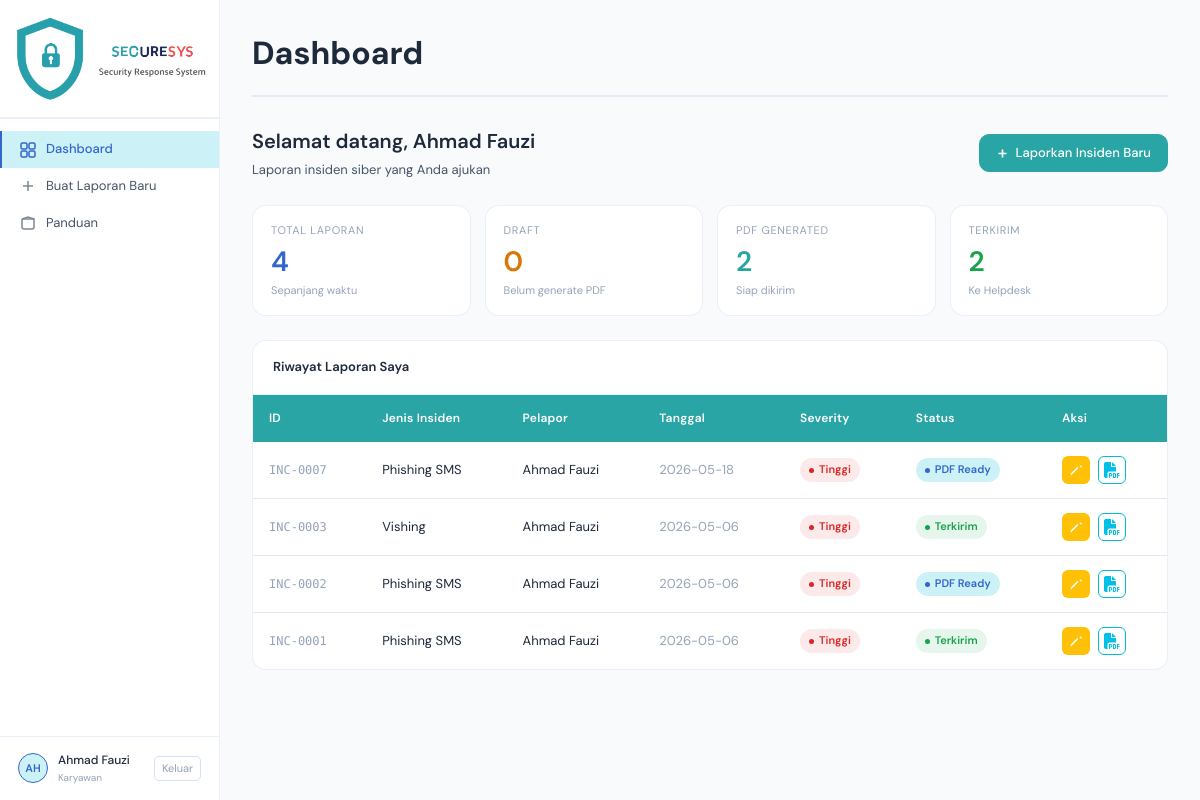
The page /dashboard (signed in) on the database its author committed.
### app.py (models this page shows)
class LaporanInsiden(db.Model):
    id = db.Column(db.Integer, primary_key=True)
    nomor_insiden = db.Column(db.String(20), unique=True, nullable=False)
    jenis_insiden = db.Column(db.String(50), nullable=False)
    tanggal = db.Column(db.String(20), nullable=False)
    jam = db.Column(db.String(10), nullable=False)
    lokasi = db.Column(db.String(100), nullable=False)
    tim_csirt = db.Column(db.String(100))
    sistem_terdampak = db.Column(db.String(200))
    tingkat_keparahan = db.Column(db.String(20), nullable=False)
    deskripsi_kejadian = db.Column(db.Text, nullable=False)
    ringkasan_insiden = db.Column(db.Text)
    kronologi = db.Column(db.Text)
    dampak = db.Column(db.Text)
    tindakan_awal = db.Column(db.Text)
    akar_masalah = db.Column(db.Text)
    ioc_hash = db.Column(db.String(200))
    ioc_ip_domain = db.Column(db.String(200))
    ioc_port_media = db.Column(db.String(200))
    analisis_teknis = db.Column(db.Text)
    aksi_soc = db.Column(db.Text)
    aksi_ir = db.Column(db.Text)
    pemulihan = db.Column(db.Text)
    rekomendasi = db.Column(db.Text)
    status = db.Column(db.String(20), default='Draft')
    pdf_filename = db.Column(db.String(200))
    pelapor_id = db.Column(db.Integer, db.ForeignKey('user.id'), nullable=False)
    created_at = db.Column(db.DateTime, default=datetime.utcnow)
    updated_at = db.Column(db.DateTime, default=datetime.utcnow, onupdate=datetime.utcnow)

### app.py (the view)
@app.route('/dashboard')
@login_required
def user_dashboard():
    laporan_list = LaporanInsiden.query.filter_by(
        pelapor_id=session['user_id']
    ).order_by(LaporanInsiden.created_at.desc()).all()
    return render_template('user_dashboard.html', laporan_list=laporan_list)

### app.py (called while the page is built)
def login_required(f):
    @wraps(f)
    def decorated(*args, **kwargs):
        if 'user_id' not in session:
            flash('Silakan login terlebih dahulu.', 'warning')
            return redirect(url_for('login'))
        return f(*args, **kwargs)
    return decorated

### templates/user_dashboard.html (shortened to what this page needs)
{% extends 'base.html' %}
{% block content %}
<div style="margin-bottom: 28px; padding-bottom: 16px; border-bottom: 2px solid var(--border);">
  <h1 style="font-size: 32px; font-weight: 700; color: var(--text); margin: 0;">Dashboard</h1>
</div>
<div class="page-header fade-up">
  <div class="flex-between">
    <div>
      <div class="page-title">Selamat datang, {{ session.nama }}</div>
      <div class="page-subtitle">Laporan insiden siber yang Anda ajukan</div>
    </div>
    <a href="{{ url_for('laporkan_step1') }}" class="btn btn-teal">
      <svg width="13" height="13" viewBox="0 0 16 16" fill="none" stroke="currentColor" stroke-width="2"><path d="M8 3v10M3 8h10"/></svg>
      Laporkan Insiden Baru
    </a>
  </div>
</div>
{% set total = laporan_list|length %}
{% set draft = laporan_list|selectattr('status','eq','Draft')|list|length %}
{% set pdf_gen = laporan_list|selectattr('status','eq','PDF Generated')|list|length %}
{% set terkirim = laporan_list|selectattr('status','eq','Terkirim')|list|length %}
<div class="stats-grid fade-up fade-up-1" style="grid-template-columns:repeat(4,1fr)">
  <div class="stat-card">
    <div class="stat-label">Total Laporan</div>
    <div class="stat-value blue">{{ total }}</div>
    <div class="stat-delta">Sepanjang waktu</div>
  </div>
  <div class="stat-card">
    <div class="stat-label">Draft</div>
    <div class="stat-value amber">{{ draft }}</div>
    <div class="stat-delta">Belum generate PDF</div>
  </div>
  <div class="stat-card">
    <div class="stat-label">PDF Generated</div>
    <div class="stat-value teal">{{ pdf_gen }}</div>
    <div class="stat-delta">Siap dikirim</div>
  </div>
  <div class="stat-card">
    <div class="stat-label">Terkirim</div>
    <div class="stat-value green">{{ terkirim }}</div>
    <div class="stat-delta">Ke Helpdesk</div>
  </div>
</div>
<div class="table-card fade-up fade-up-2">
  <div class="table-header">
    <span class="table-title">Riwayat Laporan Saya</span>
  </div>
  {% if laporan_list %}
  <table>
    <thead>
      <tr>
        <th>ID</th>
        <th>Jenis Insiden</th>
        <th>Pelapor</th>
        <th>Tanggal</th>
        <th>Severity</th>
        <th>Status</th>
        <th>Aksi</th>
      </tr>
    </thead>
    <tbody>
    {% for lap in laporan_list %}
    <tr>
      <td class="id-cell">{{ lap.nomor_insiden }}</td>
      <td>{{ lap.jenis_insiden }}</td>
      <td>{{ session.nama }}</td>
      <td style="color:var(--text3)">{{ lap.tanggal }}</td>
      <td>
        {% if lap.tingkat_keparahan == 'Tinggi' %}<span class="badge red"><span class="badge-dot"></span>Tinggi</span>
        {% elif lap.tingkat_keparahan == 'Sedang' %}<span class="badge amber"><span class="badge-dot"></span>Sedang</span>
        {% else %}<span class="badge green"><span class="badge-dot"></span>Rendah</span>{% endif %}
      </td>
      <td>
        {% if lap.status == 'Draft' %}<span class="badge gray"><span class="badge-dot"></span>Draft</span>
        {% elif lap.status == 'PDF Generated' %}<span class="badge blue"><span class="badge-dot"></span>PDF Ready</span>
        {% elif lap.status == 'Terkirim' %}<span class="badge green"><span class="badge-dot"></span>Terkirim</span>
        {% else %}<span class="badge gray"><span class="badge-dot"></span>{{ lap.status }}</span>{% endif %}
      </td>
      <td>
        <div class="flex-gap" style="gap: 8px;">
          <a href="{{ url_for('user_detail', id=lap.id) }}" title="Edit" style="display: inline-flex; align-items: center; justify-content: center; width: 28px; height: 28px; background: #ffc107; border-radius: 6px; color: #fff; text-decoration: none;">
            <svg width="14" height="14" viewBox="0 0 16 16" fill="currentColor"><path d="M2 13.5V14h.5l8-8L10 4l-8 8v.5H2zm10-10l1-1 2 2-1 1-2-2z"/></svg>
          </a>
          {% if lap.pdf_filename %}
          <a href="{{ url_for('download_pdf', id=lap.id) }}" title="Download PDF" style="display: inline-flex; align-items: center; justify-content: center; width: 28px; height: 28px; background: #ffffff; border: 1px solid #00bcd4; border-radius: 6px; color: #fff; text-decoration: none;">
            <img src="{{ url_for('static', filename='img/Picture1.png') }}" alt="PDF" style="width: 16px; height: 16px; object-fit: contain;">
          </a>
          {% endif %}
        </div>
      </td>
    </tr>
    {% endfor %}
    </tbody>
  </table>
  {% endif %}
</div>
{% endblock %}

### templates/base.html (style rules this page uses)
*, *::before, *::after { box-sizing: border-box; margin: 0; padding: 0; }
:root { --bg: #f8fafc; --bg2: #ffffff; --bg3: #f1f5f9; --border: rgba(51,102,204,0.1); --border2: rgba(51,102,204,0.2); --text: #1e293b; --text2: #475569; --text3: #94a3b8; --accent: #3366cc; --accent2: #2952a3; --red: #dc2626; --red-bg: rgba(220,38,38,0.1); --amber: #d97706; --amber-bg: rgba(217,119,6,0.1); --green: #16a34a; --green-bg: rgba(22,163,74,0.1); --blue-bg: rgba(0, 188, 212, 0.2); --teal: #2AA5A5; --teal-bg: rgba(42,165,165,0.1); --radius: 10px; --radius-lg:14px; --sidebar: 220px; --font: 'DM Sans', sans-serif; --mono: 'DM Mono', monospace; --trans: 0.18s ease; }
html, body { height: 100%; }
body { font-family: var(--font); background: var(--bg); color: var(--text); font-size: 14px; line-height: 1.6; }
.page-header { margin-bottom: 24px; }
.page-title { font-size: 20px; font-weight: 600; color: var(--text); }
.page-subtitle { font-size: 13px; color: var(--text2); margin-top: 3px; }
.stats-grid { display: grid; grid-template-columns: repeat(4, 1fr); gap: 14px; margin-bottom: 24px; }
.stat-card { background: var(--bg2); border: 1px solid var(--border); border-radius: var(--radius-lg); padding: 16px 18px; transition: border-color var(--trans); }
.stat-label { font-size: 11px; color: var(--text3); text-transform: uppercase; letter-spacing: 0.06em; margin-bottom: 8px; }
.stat-value { font-size: 28px; font-weight: 600; line-height: 1; }
.stat-delta { font-size: 11px; color: var(--text3); margin-top: 6px; }
.stat-value.amber { color: var(--amber); }
.stat-value.green { color: var(--green); }
.stat-value.blue { color: var(--accent); }
.stat-value.teal { color: var(--teal); }
.table-card { background: var(--bg2); border: 1px solid var(--border); border-radius: var(--radius-lg); overflow: hidden; margin-bottom: 20px; }
.table-header { display: flex; justify-content: space-between; align-items: center; padding: 16px 20px; border-bottom: 1px solid var(--border); }
.table-title { font-size: 13px; font-weight: 600; color: var(--text); }
table { width: 100%; border-collapse: collapse; }
th { text-align: left; padding: 14px 16px; font-size: 12px; font-weight: 600; color: #ffffff; text-transform: capitalize; letter-spacing: 0.02em; border-bottom: none; background: var(--teal); }
td { padding: 14px 16px; border-bottom: 1px solid #e2e8f0; font-size: 13px; vertical-align: middle; }
tr:last-child td { border-bottom: none; }
.id-cell { font-family: var(--mono); font-size: 12px; color: var(--text3); }
.badge { display: inline-flex; align-items: center; gap: 5px; font-size: 11px; font-weight: 600; padding: 3px 9px; border-radius: 20px; white-space: nowrap; }
.badge-dot { width: 5px; height: 5px; border-radius: 50%; flex-shrink: 0; }
.badge.red { background: var(--red-bg); color: var(--red); }
.badge.green { background: var(--green-bg); color: var(--green); }
.badge.blue { background: var(--blue-bg); color: var(--accent); }
.badge.red .badge-dot { background: var(--red); }
.badge.green .badge-dot { background: var(--green); }
.badge.blue .badge-dot { background: var(--accent); }
.btn { display: inline-flex; align-items: center; gap: 7px; padding: 8px 16px; border-radius: var(--radius); font-size: 13px; font-weight: 500; border: 1px solid var(--border2); cursor: pointer; text-decoration: none; transition: all var(--trans); font-family: var(--font); }
.btn-teal { background: var(--teal); color: #fff; border-color: var(--teal); }
.flex-between { display: flex; justify-content: space-between; align-items: center; }
.flex-gap { display: flex; align-items: center; gap: 10px; }
.fade-up { animation: fadeUp 0.3s ease forwards; }
.fade-up-1 { animation-delay: 0.05s; opacity: 0; }
.fade-up-2 { animation-delay: 0.1s; opacity: 0; }

### rows shown on the page
LaporanInsiden: nomor_insiden "INC-0007", jenis_insiden "Phishing SMS", nama "Ahmad Fauzi", tanggal "2026-05-18", tingkat_keparahan "Tinggi" (drawn), status "PDF Generated" (drawn)
LaporanInsiden: nomor_insiden "INC-0003", jenis_insiden "Vishing", nama "Ahmad Fauzi", tanggal "2026-05-06", tingkat_keparahan "Tinggi" (drawn), status "Terkirim" (drawn)
LaporanInsiden: nomor_insiden "INC-0002", jenis_insiden "Phishing SMS", nama "Ahmad Fauzi", tanggal "2026-05-06", tingkat_keparahan "Tinggi" (drawn), status "PDF Generated" (drawn)
LaporanInsiden: nomor_insiden "INC-0001", jenis_insiden "Phishing SMS", nama "Ahmad Fauzi", tanggal "2026-05-06", tingkat_keparahan "Tinggi" (drawn), status "Terkirim" (drawn)

### other values the page prints
{{ session.nama[:2]|upper if session.nama else 'U' }} "AH"
{{ session.nama }} "Ahmad Fauzi"
{{ total }} "4"
{{ draft }} "0"
{{ pdf_gen }} "2"
{{ terkirim }} "2"
